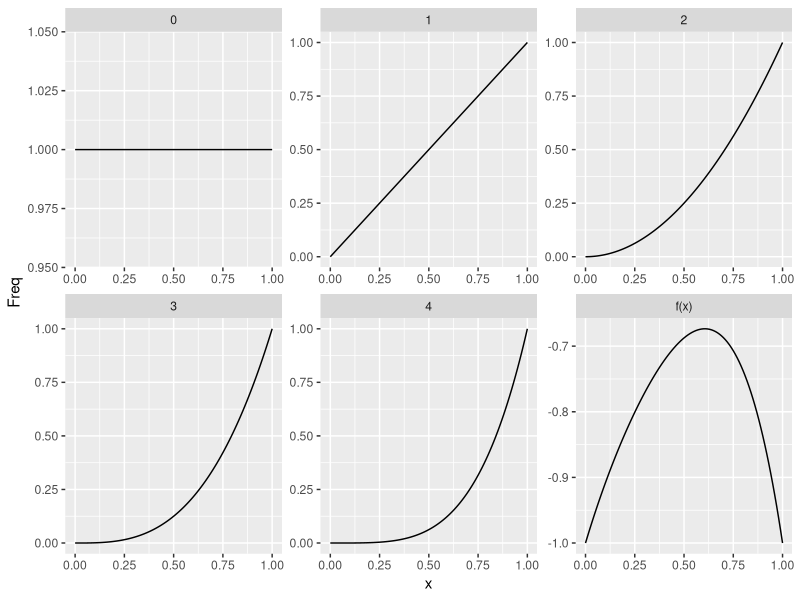
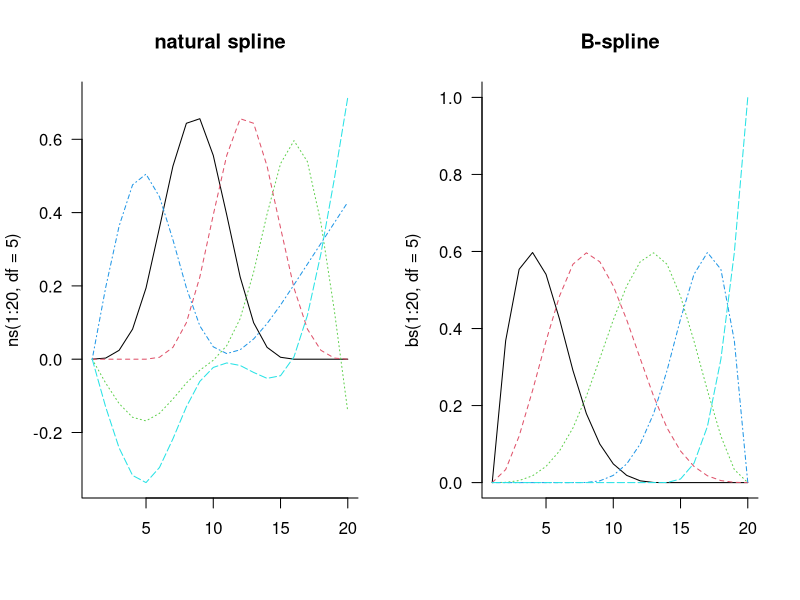

These charts were generated, in order, by the following R code:
## ---- chunk 1
library(ggplot2)
x <- seq(0, 1, length = 101)
n <- 4
y <- sapply(0:n, \(j) x^j)
beta <- c(-1, 1, -1, 1, -1)
y <- cbind(y, fx = y %*% beta)
dimnames(y) <- list(x = x, j = c(0:n, "f(x)"))
yy <- as.data.frame(as.table(y))
yy$x <- as.numeric(as.character(yy$x))
ggplot(yy, aes(x, Freq)) + geom_line() + facet_wrap(~j, scale = "free")
## ---- chunk 2
library(splines)
bb <- bs(1:20, df = 5)
attributes(bb)[c("degree", "knots", "Boundary.knots")]
nn <- ns(1:20, df = 7)
attributes(nn)[c("degree", "knots", "Boundary.knots")]
## ---- chunk 3
par(mfrow = c(1,2),las =1, bty ="l")
matplot(ns(1:20, df = 5), type = "l", main = "natural spline")
matplot(bs(1:20, df = 5), type = "l", main = "B-spline")
